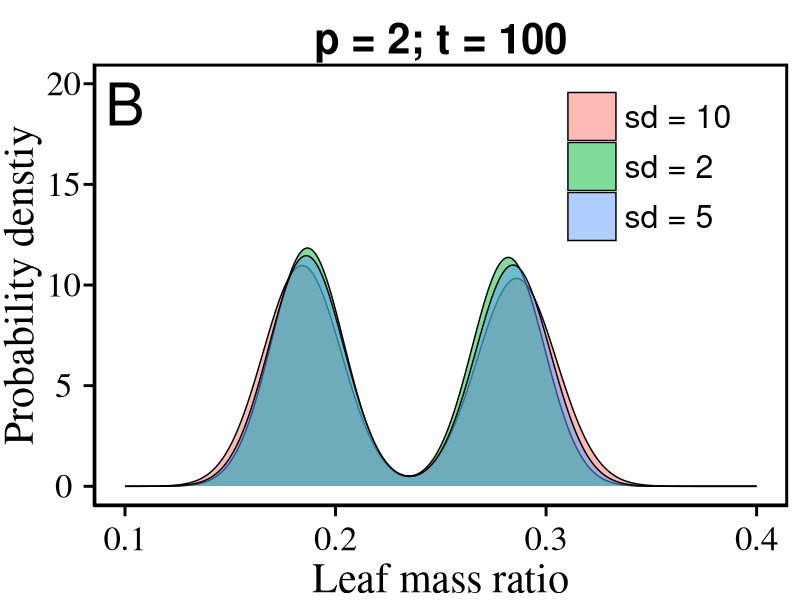
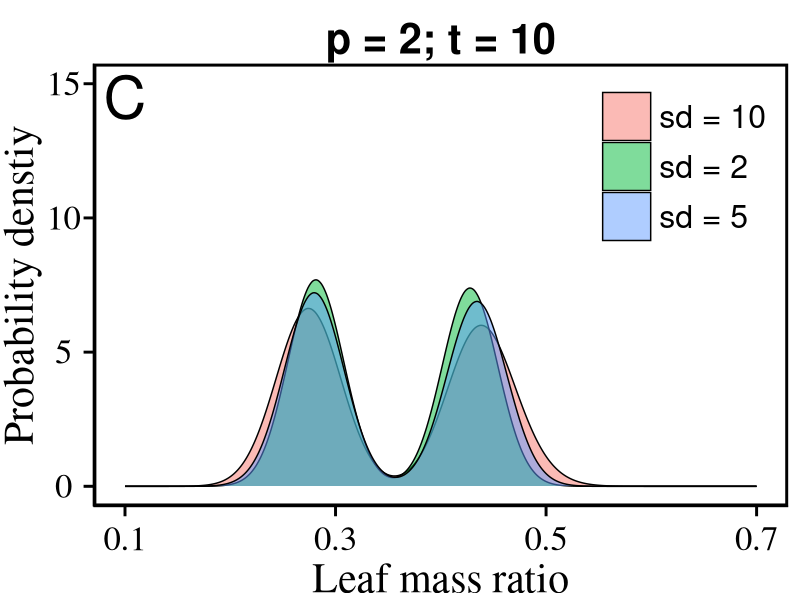
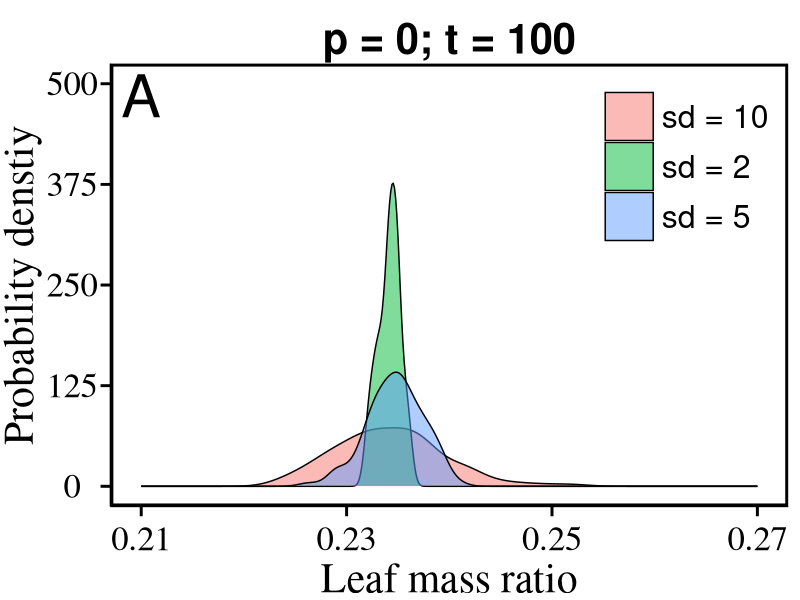
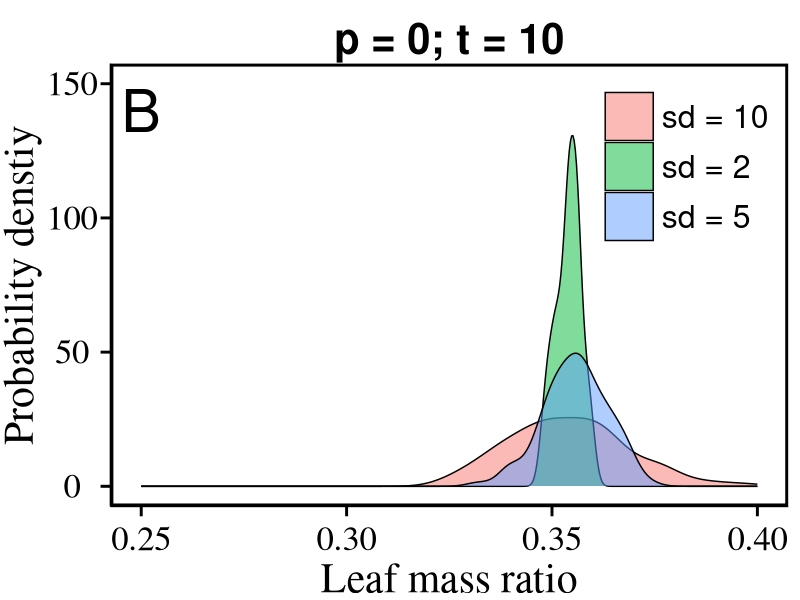
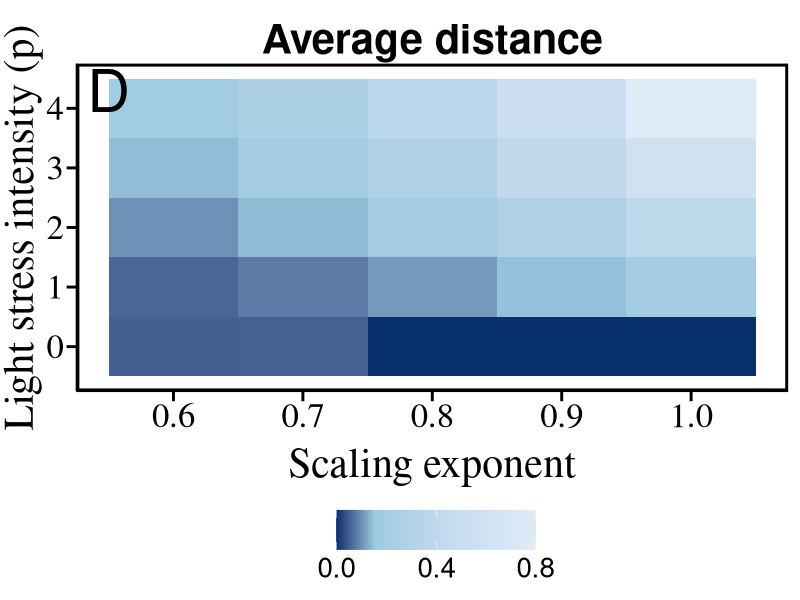
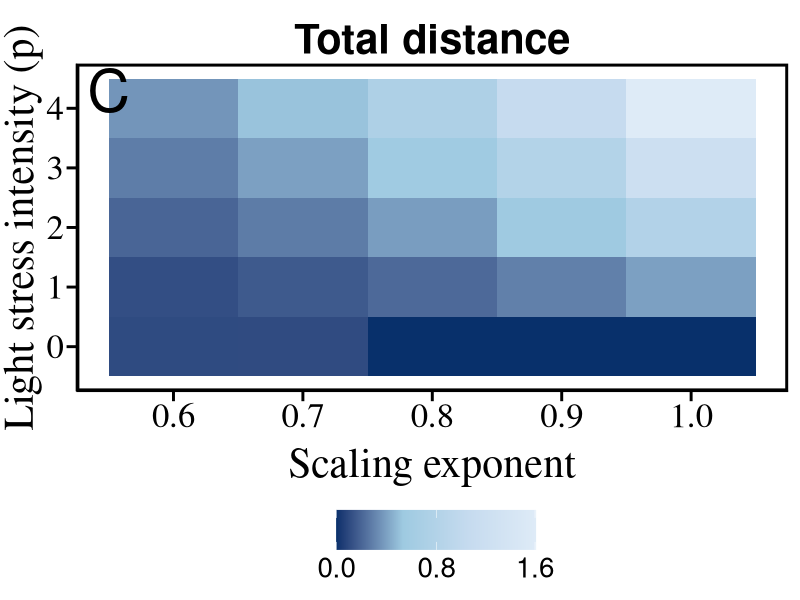
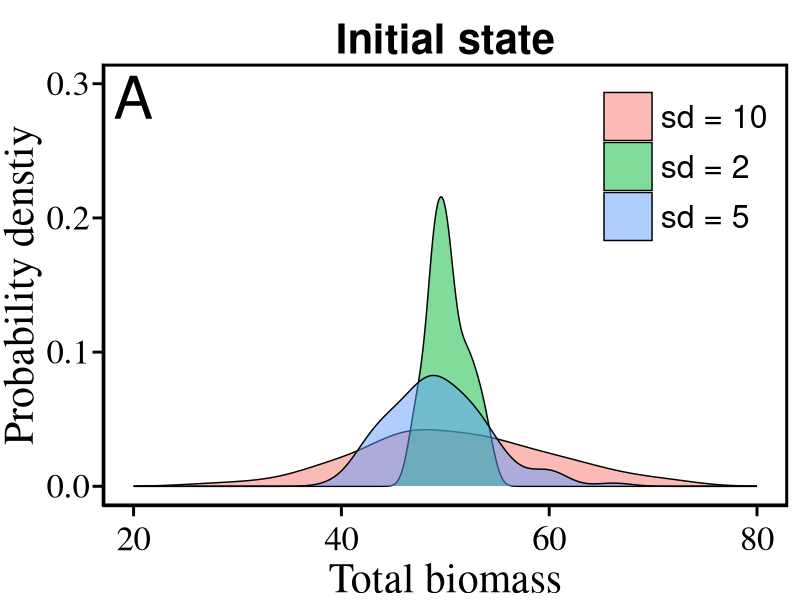

R code for these plots, in order:
library(deSolve)
library(ggplot2)
library(patchwork)
library(pracma)#找峰值
library(scales)


### 步骤2：定义微分方程
growth_model <- function(t, m, parameters) {
  with(as.list(parameters), {
    dm_dt <- a * m^(alpha) - (b+p/max_m) * m #west 方程
    #dm_dt <- g * m * (1-m/max_m)*(1-p/p_max)#deng方程
    return(list(dm_dt))
  })
}
# 初始条件
set.seed(123)  # 设置随机数种子
random_numbers1 <- rnorm(100, mean = 50, sd = 10)# 初始生物量
random_numbers2 <- rnorm(100, mean = 50, sd = 5)# 初始生物量
random_numbers3 <- rnorm(100, mean = 50, sd = 2)# 初始生物量

random_numbers1=sort(random_numbers1)#升序排序
random_numbers2=sort(random_numbers2)#升序排序
random_numbers3=sort(random_numbers3)#升序排序
rand_tot=data.frame(tot_sd10=random_numbers1,tot_sd5=random_numbers2,tot_sd2=random_numbers3)
totmass_v=c(random_numbers1,random_numbers2,random_numbers3)

# 参数
g=0.1
a <- 0.1  # 用于生长的能量分配系数
b <- 0.01  # 用于维持的能量分配系数
###################
#without competition west's equation
p=0
p_max=10
alpha=0.75
theta=0.5#临界阈值
beta=1
max_m=1000000
leafratio=matrix(nrow=100,ncol=100);int_lf=end_lf=matrix(nrow=100,ncol=3)
#df=list()
for (j in 1:3){
for (i in 1:100){
  m0=rand_tot[i,j]
# 时间序列
times <- seq(1, 100, by = 1)  # 从1到100，步长为1
### 步骤4：求解微分方程
out <- ode(y = m0, times = times, func = growth_model, parms = c(a = a, b = b,p=p))
total=out[,2]
  if(i<theta*100){leafratio[,i]=beta*(1+p/p_max)*total^(alpha-1)}#随竞争增加叶比重增加
  if(i>=theta*100){leafratio[,i]=beta*(1-p/p_max)*total^(alpha-1)}#随竞争增加叶比重减小
}
  
  int_lf[,j]=round(leafratio[10,],4)#t=10时刻
  end_lf[,j]=round(leafratio[100,],4)#最终时刻 放附件
}
int_df=c(int_lf[,1],int_lf[,2],int_lf[,3])
end_df=c(end_lf[,1],end_lf[,2],end_lf[,3])
class=c(rep("sd = 10",100),rep("sd = 5",100),rep("sd = 2",100))
df=data.frame(int_df=int_df,end_df=end_df,class=class,totmass_v=totmass_v)

totalmass=ggplot(df,aes(x = totmass_v,fill = class)) + geom_density(alpha=0.5)+
  labs(title = "Initial state", x = "Total biomass",y="Probability denstiy") +
  annotate("text",x=20, y=0.29, label="A",angle = 0,size=15,family="sans")+
  theme(axis.text=element_text(size=25,family="serif",colour = "black"),
        axis.text.y=element_text(size=25,family="serif",angle=0,colour = "black",hjust = 0.5,vjust = 0.5),
        axis.text.x=element_text(size=25,family="serif",angle=0,colour = "black",vjust = 0.0),
        axis.title=element_text(size=30,family="serif", angle=0, face="plain"),
        axis.title.x = element_text(vjust=0.0),
        axis.line=element_line(size = 0.5, colour = "black", linetype=1),
        axis.ticks.length = unit(0.25, "cm"),
        axis.ticks = element_line(size = 1, color="black"),
        plot.background = element_rect(fill = "white", color = NA), 
        panel.border = element_rect(size = 2.0,colour = "black",fill = "NA", linetype=1),
        panel.background = element_rect(fill = "white", color = NA),
        legend.position = c(0.85,0.8), 
        legend.background = element_rect(fill = "NA", color = NA),
        legend.text =element_text(size = 23,color='black'),
        legend.title = element_text(size = 16,color=NA),
        legend.direction="vertical", #horizontal; vertical
        legend.key.size = unit(2.5,'line'), # space between legend text
        plot.title = element_text(size=30, hjust=0.5, color = "black", face = "bold",
                                  margin = margin(b = -0.0, t = 0.4, l = 0, unit = "cm")),
        plot.margin = margin(t=0.2, r=0.3, b=0.2, l=0.12, "cm"))+
  scale_x_continuous(breaks=seq(20,80,by=20),limits=c(20,80))+
  scale_y_continuous(breaks=seq(0,0.3,by=0.1),limits=c(0,0.3))


nocom_t10=ggplot(df,aes(x = int_df,fill = class)) + geom_density(alpha=0.5)+
  labs(title = "p = 0; t = 10", x = "Leaf mass ratio",y="Probability denstiy") +
  annotate("text",x=0.25, y=140, label="B",angle = 0,size=15,family="sans")+
  theme(axis.text=element_text(size=25,family="serif",colour = "black"),
        axis.text.y=element_text(size=25,family="serif",angle=0,colour = "black",hjust = 0.5,vjust = 0.5),
        axis.text.x=element_text(size=25,family="serif",angle=0,colour = "black",vjust = 0.0),
        axis.title=element_text(size=30,family="serif", angle=0, face="plain"),
        axis.title.x = element_text(vjust=0.0),
        axis.line=element_line(size = 0.5, colour = "black", linetype=1),
        axis.ticks.length = unit(0.25, "cm"),
        axis.ticks = element_line(size = 1, color="black"),
        plot.background = element_rect(fill = "white", color = NA), 
        panel.border = element_rect(size = 2.0,colour = "black",fill = "NA", linetype=1),
        panel.background = element_rect(fill = "white", color = NA),
        legend.position = c(0.85,0.8), 
        legend.background = element_rect(fill = "NA", color = NA),
        legend.text =element_text(size = 23,color='black'),
        legend.title = element_text(size = 16,color=NA),
        legend.direction="vertical", #horizontal; vertical
        legend.key.size = unit(2.5,'line'), # space between legend text
        plot.title = element_text(size=30, hjust=0.5, color = "black", face = "bold",
                                  margin = margin(b = -0.0, t = 0.4, l = 0, unit = "cm")),
        plot.margin = margin(t=0.2, r=0.3, b=0.2, l=0.12, "cm"))+
  scale_x_continuous(breaks=seq(0.25,0.4,by=0.05),limits=c(0.25,0.4))+
  scale_y_continuous(breaks=seq(0,150,by=50),limits=c(0,150))

nocom_end=ggplot(df,aes(x = end_df,fill = class)) + geom_density(alpha=0.5)+
  labs(title = "p = 0; t = 100", x = "Leaf mass ratio",y="Probability denstiy") +
  annotate("text",x=0.21, y=485, label="A",angle = 0,size=15,family="sans")+
  theme(axis.text=element_text(size=25,family="serif",colour = "black"),
        axis.text.y=element_text(size=25,family="serif",angle=0,colour = "black",hjust = 0.5,vjust = 0.5),
        axis.text.x=element_text(size=25,family="serif",angle=0,colour = "black",vjust = 0.0),
        axis.title=element_text(size=30,family="serif", angle=0, face="plain"),
        axis.title.x = element_text(vjust=0.0),
        axis.line=element_line(size = 0.5, colour = "black", linetype=1),
        axis.ticks.length = unit(0.25, "cm"),
        axis.ticks = element_line(size = 1, color="black"),
        plot.background = element_rect(fill = "white", color = NA), 
        panel.border = element_rect(size = 2.0,colour = "black",fill = "NA", linetype=1),
        panel.background = element_rect(fill = "white", color = NA),
        legend.position = c(0.85,0.8), 
        legend.background = element_rect(fill = "NA", color = NA),
        legend.text =element_text(size = 23,color='black'),
        legend.title = element_text(size = 16,color=NA),
        legend.direction="vertical", #horizontal; vertical
        legend.key.size = unit(2.5,'line'), # space between legend text
        plot.title = element_text(size=30, hjust=0.5, color = "black", face = "bold",
                                  margin = margin(b = -0.0, t = 0.4, l = 0, unit = "cm")),
        plot.margin = margin(t=0.2, r=0.3, b=0.2, l=0.12, "cm"))+
  scale_x_continuous(breaks=seq(0.21,0.27,by=0.02),limits=c(0.21,0.27))+
  scale_y_continuous(breaks=seq(0,500,by=500/4),limits=c(0,500))
##########################
#with competition west's equation
p=2
leafratio=matrix(nrow=100,ncol=100);int_lf=end_lf=matrix(nrow=100,ncol=3)
for (j in 1:3){
  for (i in 1:100){
    m0=rand_tot[i,j]
    # 时间序列
    times <- seq(1, 100, by = 1)  # 从1到100，步长为1
    ### 步骤4：求解微分方程
    out <- ode(y = m0, times = times, func = growth_model, parms = c(a = a, b = b,p=p))
    total=out[,2]
    if(i<theta*100){leafratio[,i]=beta*(1+p/p_max)*total^(alpha-1)}#随竞争增加叶比重增加
    if(i>=theta*100){leafratio[,i]=beta*(1-p/p_max)*total^(alpha-1)}#随竞争增加叶比重减小
  }
  
  int_lf[,j]=round(leafratio[10,],4)#t=10时刻
  end_lf[,j]=round(leafratio[100,],4)#最终时刻 放附件
}
int_df=c(int_lf[,1],int_lf[,2],int_lf[,3])
end_df=c(end_lf[,1],end_lf[,2],end_lf[,3])
class=c(rep("sd = 10",100),rep("sd = 5",100),rep("sd = 2",100))
df=data.frame(int_df=int_df,end_df=end_df,class=class)

com_t10=ggplot(df,aes(x = int_df,fill = class)) + geom_density(alpha=0.5)+
  labs(title = "p = 2; t = 10", x = "Leaf mass ratio",y="Probability denstiy") +
  annotate("text",x=0.1, y=14.5, label="C",angle = 0,size=15,family="sans")+
  theme(axis.text=element_text(size=25,family="serif",colour = "black"),
        axis.text.y=element_text(size=25,family="serif",angle=0,colour = "black",hjust = 0.5,vjust = 0.5),
        axis.text.x=element_text(size=25,family="serif",angle=0,colour = "black",vjust = 0.0),
        axis.title=element_text(size=30,family="serif", angle=0, face="plain"),
        axis.title.x = element_text(vjust=0.0),
        axis.line=element_line(size = 0.5, colour = "black", linetype=1),
        axis.ticks.length = unit(0.25, "cm"),
        axis.ticks = element_line(size = 1, color="black"),
        plot.background = element_rect(fill = "white", color = NA), 
        panel.border = element_rect(size = 2.0,colour = "black",fill = "NA", linetype=1),
        panel.background = element_rect(fill = "white", color = NA),
        legend.position = c(0.85,0.8), 
        legend.background = element_rect(fill = "NA", color = NA),
        legend.text =element_text(size = 23,color='black'),
        legend.title = element_text(size = 16,color=NA),
        legend.direction="vertical", #horizontal; vertical
        legend.key.size = unit(2.5,'line'), # space between legend text
        plot.title = element_text(size=30, hjust=0.5, color = "black", face = "bold",
                                  margin = margin(b = -0.0, t = 0.4, l = 0, unit = "cm")),
        plot.margin = margin(t=0.2, r=0.3, b=0.2, l=0.12, "cm"))+
  scale_x_continuous(breaks=seq(0.1,0.7,by=0.2),limits=c(0.1,0.7))+
  scale_y_continuous(breaks=seq(0,15,by=5),limits=c(0,15))

com_end=ggplot(df,aes(x = end_df,fill = class)) + geom_density(alpha=0.5)+
  labs(title = "p = 2; t = 100", x = "Leaf mass ratio",y="Probability denstiy") +
  annotate("text",x=0.1, y=19, label="B",angle = 0,size=15,family="sans")+
  theme(axis.text=element_text(size=25,family="serif",colour = "black"),
        axis.text.y=element_text(size=25,family="serif",angle=0,colour = "black",hjust = 0.5,vjust = 0.5),
        axis.text.x=element_text(size=25,family="serif",angle=0,colour = "black",vjust = 0.0),
        axis.title=element_text(size=30,family="serif", angle=0, face="plain"),
        axis.title.x = element_text(vjust=0.0),
        axis.line=element_line(size = 0.5, colour = "black", linetype=1),
        axis.ticks.length = unit(0.25, "cm"),
        axis.ticks = element_line(size = 1, color="black"),
        plot.background = element_rect(fill = "white", color = NA), 
        panel.border = element_rect(size = 2.0,colour = "black",fill = "NA", linetype=1),
        panel.background = element_rect(fill = "white", color = NA),
        legend.position = c(0.8,0.8), 
        legend.background = element_rect(fill = "NA", color = NA),
        legend.text =element_text(size = 23,color='black'),
        legend.title = element_text(size = 16,color=NA),
        legend.direction="vertical", #horizontal; vertical
        legend.key.size = unit(2.5,'line'), # space between legend text
        plot.title = element_text(size=30, hjust=0.5, color = "black", face = "bold",
                                  margin = margin(b = -0.0, t = 0.4, l = 0, unit = "cm")),
        plot.margin = margin(t=0.2, r=0.3, b=0.2, l=0.12, "cm"))+
  scale_x_continuous(breaks=seq(0.1,0.4,by=0.1),limits=c(0.1,0.4))+
  scale_y_continuous(breaks=seq(0,20,by=5),limits=c(0,20))

#####################################
#sensitive analyses in parameter space
alphav=c(0.6,0.7,0.8,0.9,1) #scaling exponent
pv=seq(0,4,1)  #competition
scaling_exponent=competition=total_distance=average_distance=NA
kk=1
for (ij1 in 1:length(alphav)){
  for (ij2 in 1:length(pv)){
    alpha=alphav[ij1]
    p=pv[ij2]
    
    leafratio=matrix(nrow=100,ncol=100)
    for (i in 1:100){
      m0=random_numbers1[i]
      # 时间序列
      times <- seq(1, 100, by = 1)  # 从1到100，步长为1
      ### 步骤4：求解微分方程
      out <- ode(y = m0, times = times, func = growth_model, parms = c(a = a, b = b,p=p))
      total=out[,2]
      if(i<theta*100){leafratio[,i]=beta*(1+p/p_max)*total^(alpha-1)}#随竞争增加叶比重增加
      if(i>=theta*100){leafratio[,i]=beta*(1-p/p_max)*total^(alpha-1)}#随竞争增加叶比重减小
    }
    
    lf_t10=round(leafratio[10,],4)#t=10时刻
    pdf_obj=density(lf_t10)
    peak_indices=findpeaks(pdf_obj$y, npeaks=3,minpeakheight  = 0.001, minpeakdistance = 1,sortstr=TRUE)
    peak_values <- pdf_obj$x[peak_indices[,2]]
    peak_densities <- peak_indices[,1]
    peak_df=data.frame(peak_values=peak_values,peak_densities=peak_densities,
                       scaling_exponent=rep(alpha,length(peak_densities)),competition=rep(p,length(peak_densities)))
    #peakT=rbind(peakT,peak_df)
    # 计算每个值之间的距离
    distance_matrix <- outer(peak_values, peak_values, function(ii, jj) abs(ii - jj))
    # 计算所有距离的总和
    total_distance[kk] <- sum(distance_matrix)
    # 计算值对的总数（不包括自身）
    num_pairs = length(peak_values)
    if(num_pairs>1){
      total_pairs = num_pairs * (num_pairs - 1)
      # 计算平均距离
      average_distance[kk]=sum(distance_matrix)/total_pairs
    }else{
      average_distance[kk]=sum(distance_matrix)
    }
    scaling_exponent[kk]=alpha
    competition[kk]=p
    kk=kk+1
  }
}

distance_df=data.frame(total_distance=na.omit(total_distance),average_distance=na.omit(average_distance),
                       scaling_exponent=na.omit(scaling_exponent),competition=na.omit(competition))
sense_totdis=ggplot(distance_df,aes(x=scaling_exponent,y=competition,fill=total_distance))+geom_tile(position = "identity")+
  annotate("text",x=0.55, y=4.3, label="C",angle = 0,size=15,family="sans")+
  scale_fill_gradientn(colors = c("#08306B",  "#9ECAE1", "#C6DBEF", "#DEEBF7"), 
                       values = scales::rescale(c(0.0,0.1,0.2,0.3)), 
                       breaks = c(0.0, 0.8, 1.59), 
                       labels = c("0.0", "0.8", "1.6"))+
labs(title = "Total distance", x = "Scaling exponent", y = "Light stress intensity (p)", fill = "") +
  theme(axis.text=element_text(size=25,family="serif",colour = "black"),
        axis.title=element_text(size=30,family="serif", angle=0, face="plain"),
        axis.line=element_line(size = 0.5, colour = "black", linetype=1),
        axis.ticks.length = unit(0.25, "cm"),
        axis.ticks = element_line(size = 1, color="black"),
        axis.title.x = element_text(margin = margin(t = 10)),
        plot.background = element_rect(fill = "white", color = NA), 
        panel.border = element_rect(size = 2.0,colour = "black",fill = "NA", linetype=1),
        panel.background = element_rect(fill = "white", color = NA),
        legend.position = "bottom", 
        legend.background = element_rect(fill = "NA", color = NA),
        legend.text =element_text(size = 20,color='black'),
        legend.title = element_text(size = 25,color='black'),
        legend.direction="horizontal", #horizontal; vertical
        legend.key.size = unit(2,'line'), # space between legend text
        plot.title = element_text(size=30, hjust=0.5, color = "black", face = "bold",
                                  margin = margin(b = -0.0, t = 0.4, l = 0, unit = "cm")),
        plot.margin = margin(t=0.2, r=0.3, b=0.2, l=0.12, "cm"))

sense_avgdis=ggplot(distance_df,aes(x=scaling_exponent,y=competition,fill=average_distance))+geom_tile(position = "identity")+
  scale_fill_gradientn(colors = c("#08306B",  "#9ECAE1", "#C6DBEF", "#DEEBF7"), 
                       values = scales::rescale(c(0.05, 0.1, 0.2, 0.31)), 
                       breaks = c(0.0, 0.4,0.797), 
                       labels = c("0.0", "0.4","0.8"))+
annotate("text",x=0.55, y=4.3, label="D",angle = 0,size=15,family="sans")+
  labs(title = "Average distance", x = "Scaling exponent", y = "Light stress intensity (p)", fill = "") +
  theme(axis.text=element_text(size=25,family="serif",colour = "black"),
        axis.title=element_text(size=30,family="serif", angle=0, face="plain"),
        axis.line=element_line(size = 0.5, colour = "black", linetype=1),
        axis.ticks.length = unit(0.25, "cm"),
        axis.ticks = element_line(size = 1, color="black"),
        axis.title.x = element_text(margin = margin(t = 10)),
        plot.background = element_rect(fill = "white", color = NA), 
        panel.border = element_rect(size = 2.0,colour = "black",fill = "NA", linetype=1),
        panel.background = element_rect(fill = "white", color = NA),
        legend.position = "bottom", 
        legend.background = element_rect(fill = "NA", color = NA),
        legend.text =element_text(size = 20,color='black'),
        legend.title = element_text(size = 25,color='black'),
        legend.direction="horizontal", #horizontal; vertical
        legend.key.size = unit(2,'line'), # space between legend text
        plot.title = element_text(size=30, hjust=0.5, color = "black", face = "bold",
                                  margin = margin(b = -0.0, t = 0.4, l = 0, unit = "cm")),
        plot.margin = margin(t=0.2, r=0.3, b=0.2, l=0.12, "cm"))

#table(round(leafratio[1,],4))
#table(round(leafratio[100,],4))

#ggsave("West model_fig1.pdf",(totalmass+nocom_t10)/(com_t10+ sense_avgdis),width = 40, height = 40, units = "cm", dpi = 300) 
#ggsave("West model_fig2.pdf",(nocom_end+ com_end+sense_totdis),width = 60, height = 20, units = "cm", dpi = 300) 
